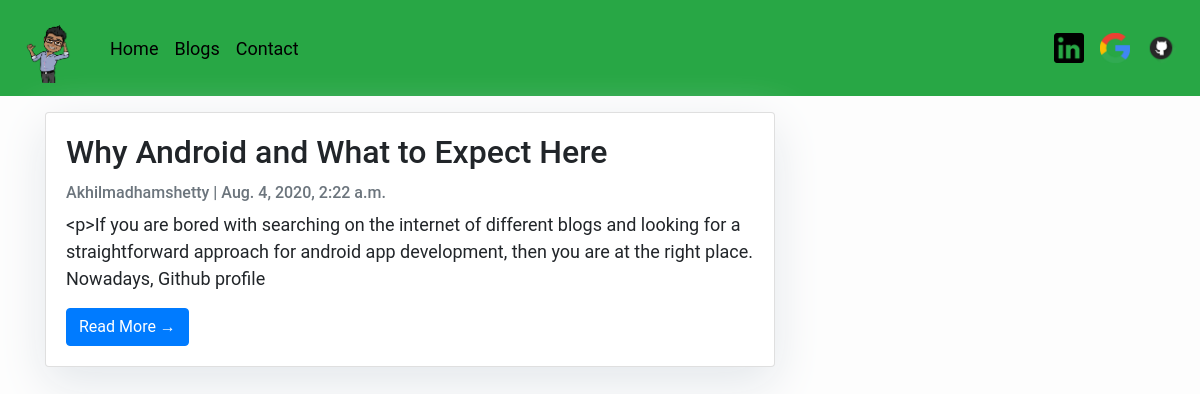
Screenshot of /blogs with the database file from the repository.
### mysite/models.py (models this page shows, shortened)
class Post(models.Model):
    title = models.CharField(max_length=200, unique=True)
    slug = models.SlugField(max_length=200, unique=True)
    author = models.ForeignKey(User, on_delete=models.CASCADE, related_name='blog_posts')
    updated_on = models.DateTimeField(auto_now=True)
    content = RichTextField(blank=True, null=True)
    created_on = models.DateTimeField(auto_now_add=True)
    status = models.IntegerField(choices=STATUS, default=0)
    category = models.TextField(choices=blog_choices, default="android")
    likes = models.ManyToManyField(User, related_name='blog_likes')
    class Meta:
        ordering = ['-created_on']

### mysite/views.py (the view)
# urls.py: path('blogs', views.PostList.as_view(), name='blogs'),
class PostList(generic.ListView):
    queryset = Post.objects.filter(status=1).order_by('-created_on')
    template_name = 'mysite/blogs.html'

### mysite/templates/mysite/blogs.html (shortened to what this page needs)
{% extends 'mysite/base.html' %}
{% block content %}
    <div class="container">
        <div class="row">
            <div class="col-md-8 mt-3 left">
                {% for post in post_list %}
                    <div class="card mb-4">
                        <div class="card-body">
                            <h2 class="card-title">{{ post.title }}</h2>
                            <p class="card-text text-muted h6">{{ post.author }} | {{ post.created_on }} </p>
                            <p class="card-text">{{ post.content|slice:":200" }}</p>
                            <a href="{% url 'post_detail' post.slug %}" class="btn btn-primary">Read More &rarr;</a>
                        </div>
                    </div>
                {% endfor %}
            </div>
        </div>
    </div>
{% endblock %}

### mysite/templates/mysite/blogs.html (style rules this page uses)
body { font-family: "Roboto", sans-serif; font-size: 18px; background-color: #fdfdfd; }
.card { box-shadow: 0 16px 48px #E3E7EB; }

### rows the page displays
Post: title "Why Android and What to Expect Here", author "Akhilmadhamshetty", created_on "Aug. 4, 2020, 2:22 a.m.", content "<p>If you are bored with searching on the internet of different blogs and looking for a straightforward approach for android app development, then you are at the right place. Nowadays, Github profile"
